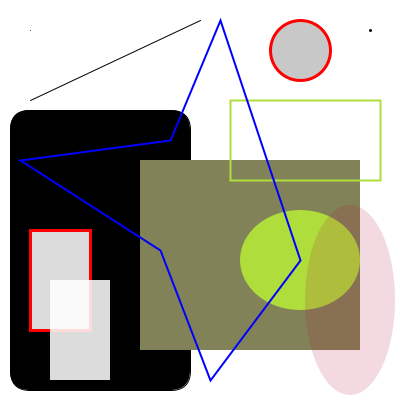
Frame 1 (no input)
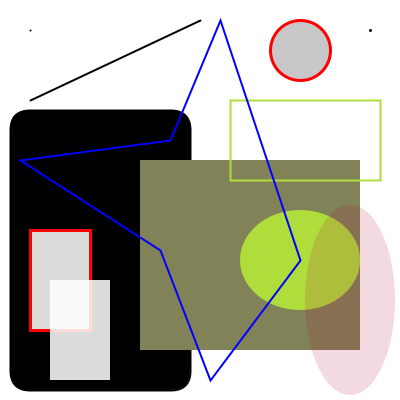
Frame 60 (the mouse pressed at the canvas centre just before this capture)
Frame 120 (the mouse held since frame 60 and released just before this capture): identical to frame 60, image omitted

The Processing sketch that drew these frames (run headless with seeded random() and noise(); from frame 60 on, the mouse is pressed at the canvas centre):

// Processing sketch: dibujo
// ── dibujo.pde
void setup(){
  size(400,400); 
  // smooth(); 
}
  
void draw(){  

  background(255);
  
  stroke(0);
  point(30,30);
  line(30, 100, 200, 20);

  fill(0); 
  rect(10,110, 180,280, 20); 

  strokeWeight(3);
  point(370,30);

  stroke(255,0,0); 
  fill(200);
  ellipse(300,50,60,60);

  fill(255, 220);
  rect(30, 230, 60, 100);

  noStroke();
  rect(50, 280, 60, 100);

  fill(129, 130, 87); 
  rect(140,160, 220,190);

  noFill(); 
  strokeWeight(2);
  stroke(174, 221, 60);  
  rect(230, 100, 150, 80);  

  noStroke(); 
  fill(174, 221, 60); 
  ellipse(300, 260, 120, 100);

  fill(174, 20, 60, 40);
  ellipse(350, 300, 90, 190);

  noFill();
  stroke(0, 0, 255); 

  beginShape();
  vertex(210, 380);
  vertex(160, 250);
  vertex(20, 160);
  vertex(170, 140);
  vertex(220, 20);
  vertex(300, 260);
  endShape(CLOSE);
}
